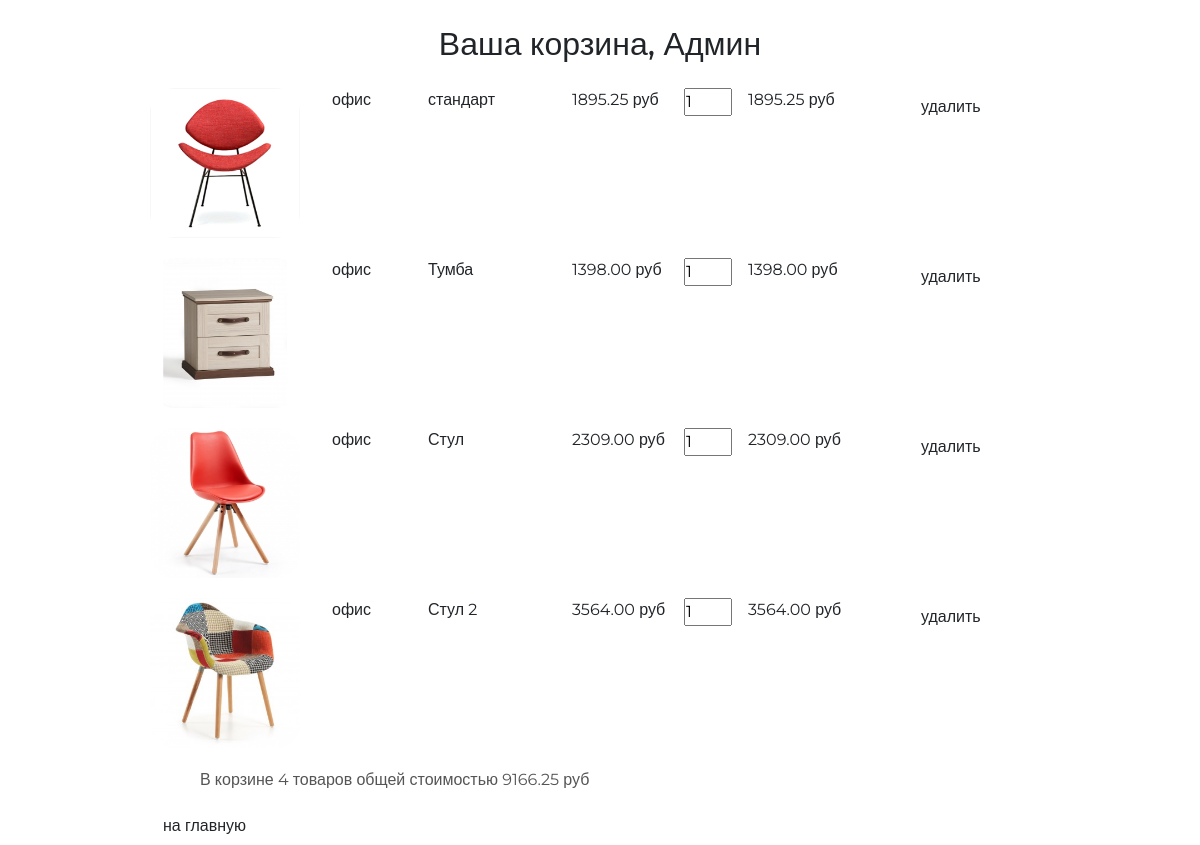
/basket/ (signed in), run on an earlier commit of the app's database.
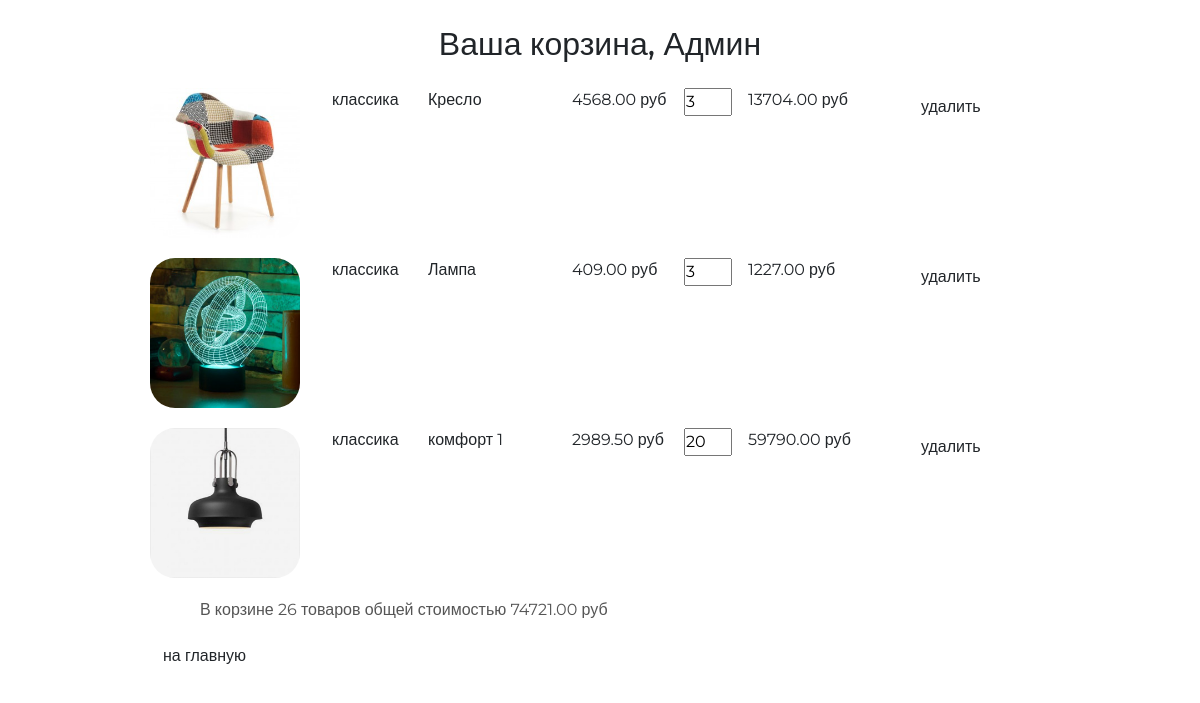
And on a later commit of the database.
### authapp/models.py (models this page shows, shortened)
class ShopUser(AbstractUser):
    age = models.PositiveSmallIntegerField(verbose_name='возраст', null=True)
    avatar = models.ImageField(upload_to='users_avatars', blank=True)
    activation_key = models.CharField(max_length=128, blank=True)
    activation_key_expires = models.DateTimeField(default=get_activation_key_expires)

### basketapp/models.py (models this page shows, shortened)
class Basket(models.Model):
    user = models.ForeignKey(ShopUser, on_delete=models.CASCADE,
                             related_name='basket')
    product = models.ForeignKey(Product, on_delete=models.CASCADE)
    quantity = models.PositiveIntegerField('количество', default=0)
    add_datetime = models.DateTimeField('время', auto_now_add=True)
    @property
    def product_cost(self):
        return self.product.price * self.quantity
    @property
    def total_quantity(self):
        return sum(map(lambda x: x.quantity, self.user.basket.all()))
    @property
    def total_cost(self):
        return sum(map(lambda x: x.product_cost, self.user.basket.all()))

### firstapp/models.py (models this page shows, shortened)
class Product(models.Model):
    category = models.ForeignKey(ProductCategory,
                                 verbose_name='Категория продукта',
                                 on_delete=models.CASCADE)
    name = models.CharField(verbose_name='Имя продукта', max_length=128)
    image = models.ImageField(upload_to='products_images', blank=True)
    short_desc = models.CharField('Краткое описание продукта', max_length=64, blank=True)
    description = models.TextField('Описание продукта', blank=True)
    price = models.DecimalField('Цена продукта', max_digits=8, decimal_places=2, null=True)
    quantity = models.PositiveIntegerField('Количество на складе', default=0)
    is_active = models.BooleanField(default=True)

class ProductCategory(models.Model):
    name = models.CharField('Имя категории', max_length=64)
    description = models.TextField('Описание категорий', blank=True)
    is_active = models.BooleanField(default=True)

### basketapp/views.py (the view)
# urls.py: path('', adminapp.ShopUserList.as_view(), name='index'),
@login_required
def index(request):
    return render(request, 'basketapp/index.html')

### basketapp/context_processors.py (called while the page is built)
def basket(request):
    if request.user.is_authenticated:
        basket = request.user.basket.all()
    else:
        basket = []
    return {
        'basket': basket,
    }

### basketapp/templates/basketapp/index.html
{% extends 'basketapp/base.html' %}
{% load static %}
{% block container %}
    <div class="basket_list">
        {% if basket %}
            {% for item in basket %}
                <div class="basket_record">
                    <img src="/media/{{ item.product.image }}" alt="{{ item.product.short_desc }}">
                    <span class="category_name">{{ item.product.category.name }}</span>
                    <span class="product_name">{{ item.product.name }}</span>
                    <span class="product_price">{{ item.product.price }}&nbspруб</span>
                    <input type="number" name="{{ item.pk }}" min="0" max="{{ item.product.quantity }}"
                           value="{{ item.quantity }}">
                    <span class="product_cost">{{ item.product_cost }}&nbspруб</span>
                    <a href="{% url 'basket:delete' item.pk %}" class="btn btn-round">
                        удалить
                    </a>
                </div>
            {% endfor %}
            <div class="basket_summary">
                В корзине {{ basket.0.total_quantity }} товаров общей стоимостью
                {{ basket.0.total_cost }} руб
            </div>
        {% else %}
            <h4>Корзина пуста</h4>
        {% endif %}
        <a href="{% url 'main:index' %}" class="btn btn-round">
            на главную
        </a>
    </div>
{% endblock %}

### basketapp/templates/basketapp/base.html (shortened to what this page needs)
<!DOCTYPE html>
{% load static %}
<html>
<head>
    {% block css %}
        <link rel="stylesheet" type="text/css" href="{% static 'css/bootstrap.min.css' %}">
        <link rel="stylesheet" type="text/css" href="{% static 'css/style_basket.css' %}">
        <link rel="stylesheet" href="{% static 'fonts/font-awesome/css/font-awesome.css' %}">
    {% endblock %}
</head>
<body>
	<div class="basket_container padding-site">
        <div class="h2 text-center head">
            Ваша корзина,
            {% if user.first_name %}
                {{ user.first_name|title}}
            {% else %}
                Пользователь
            {% endif %}
        </div>
        {% block container %}
        {% endblock %}
	</div>
</body>
</html>

### static/css/style_basket.css (style rules this page uses)
* { margin: 0; padding: 0; }
body { font-family: 'Montserrat', sans-serif; }
html, body { height: 100%; }
.basket_container { margin: 25px auto; width: 900px; }
.basket_list input[type="number"] { width: 3em; position: relative; display: block; float: left; }
.basket_list span.category_name { margin-left: 2em; width: 5em; position: relative; display: block; float: left; }
.basket_list span.product_name { margin-left: 1em; width: 8em; position: relative; display: block; float: left; }
.basket_list span.product_price { margin-left: 1em; width: 7em; position: relative; display: block; float: left; }
.basket_list span.product_cost { margin-left: 1em; width: 10em; position: relative; display: block; float: left; }
.basket_list .basket_record { position: relative; display: block; height: 170px; float: none; }
.basket_container .head { margin: 25px auto; }
.basket_container img { display: block; float: left; width: 150px; border-radius: 25px; }
.basket_container .basket_summary { display: block; margin-left: 50px; margin-bottom: 15px; color: #555; }

What changed in the data, as far as the page shows it:
removed Basket: product.image (picture), product.category.name "офис", product.name "стандарт", product.price "1895.25", quantity "1", product_cost "1895.25", user+quantity "4", user+product+quantity "9166.25"
removed Basket: product.image (picture), product.category.name "офис", product.name "Тумба", product.price "1398.00", quantity "1", product_cost "1398.00"
removed Basket: product.image (picture), product.category.name "офис", product.name "Стул", product.price "2309.00", quantity "1", product_cost "2309.00"
removed Basket: product.image (picture), product.category.name "офис", product.name "Стул 2", product.price "3564.00", quantity "1", product_cost "3564.00"
added Basket: product.image (picture), product.category.name "классика", product.name "Кресло", product.price "4568.00", product.quantity "3", product_cost "13704.00", user+quantity "26", user+product+quantity "74721.00"
added Basket: product.image (picture), product.category.name "классика", product.name "Лампа", product.price "409.00", quantity "3", product_cost "1227.00"
added Basket: product.image (picture), product.category.name "классика", product.name "комфорт 1", product.price "2989.50", quantity "20", product_cost "59790.00"
